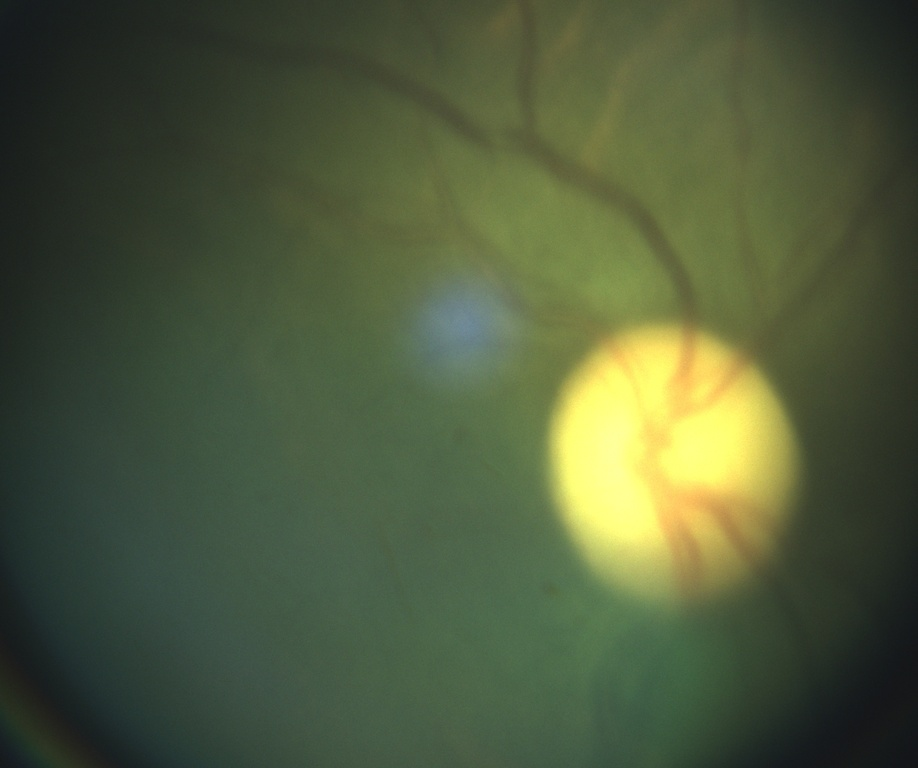
#> input picture TestImages/001.jpg, 918 x 768 px, shrunk from 2448 x 2048 before the run, found by its file name; the run also reads 1 picture not shown here
$ python FirstAttemptRealignment.py
#> lines starting #> are read from the running program, lines starting #| are printed output that depends on the picture
import os
import cv2
import numpy as np
#import dcclab

currentPath = os.path.dirname(__file__)
imageFolder = os.path.join(currentPath, 'TestImages')


# This Attempt follows ExampleImageRegistration.py
if __name__ == '__main__':
    # First step is to load our reference :
    referencePath = os.path.join(imageFolder, '001.jpg')
    referenceOriginal = cv2.imread(referencePath)
#> referenceOriginal is the input picture: shape (768, 918, 3); mean B, G, R 60.3, 90.3, 78.8
    #cv2.imshow('Reference Original', referenceOriginal)
    #cv2.waitKey()
    #print(referenceOriginal.shape)

    # Load up the other images to use :
    imagePaths = [os.path.join(imageFolder, '003.jpg'), os.path.join(imageFolder, '005.jpg')]
    image1Original = cv2.imread(imagePaths[0])
    #cv2.imshow('First Image', image1Original)
    #cv2.waitKey()
    #print(image1Original.shape)

    # Convert to Grayscale.
    reference = cv2.cvtColor(referenceOriginal, cv2.COLOR_BGR2GRAY)
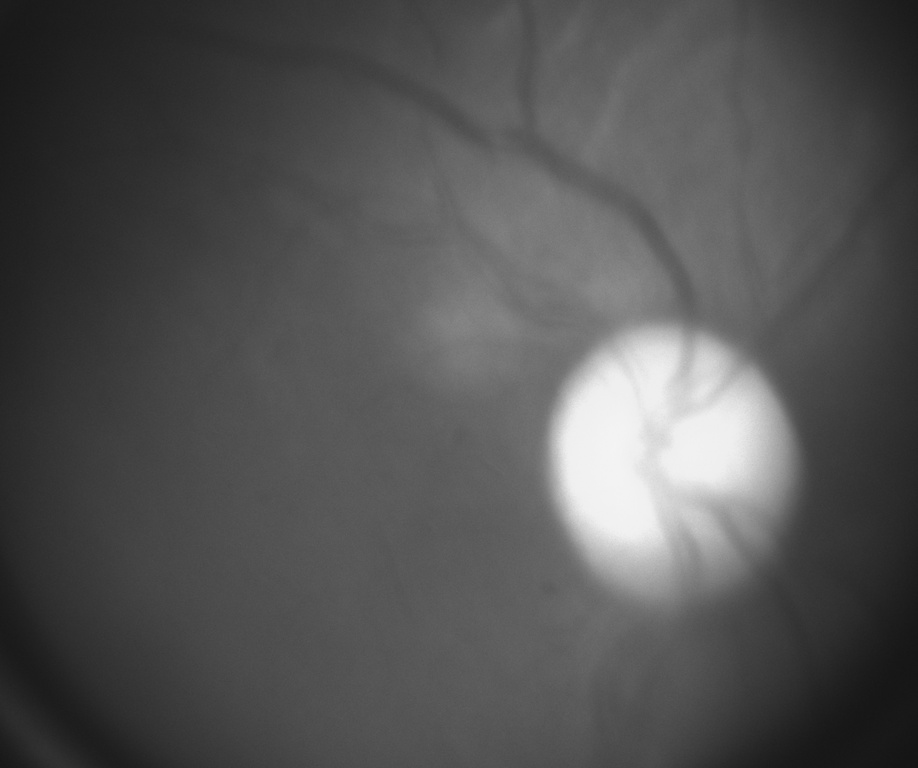
#> reference: shape (768, 918); min 20, max 244, mean 83.4
    image1 = cv2.cvtColor(image1Original, cv2.COLOR_BGR2GRAY)
    # [5 lines of commented-out code are left out]

    ''' By Default, we can't generate enough points with the ORB_create method.
    This means that we don't have enough points to do a Homography.
    We try different things :
    More Points, Thresholding, deblurring.

    ISSUE : Thresholding messes up the channels, which messes up the matching.
    '''
    # [6 lines of commented-out code are left out]

    ''' There are different techniques to do brute force matching. CV2 offers ORB, SIFT Radio Test and SIFT FLANN.
    So far ; ORB doesn't seem to give enough points for a RANSAC homography.
    '''
    # We use ORB to register features in our image :
    orb = cv2.ORB_create()
    keypoints1, descriptors1 = orb.detectAndCompute(reference, None)
#> keypoints1 = (); descriptors1 = None
    keypoints2, descriptors2 = orb.detectAndCompute(image1, None)
#> keypoints2 = (); descriptors2 = None

#> (the run stopped early here; a loop or call above may not have finished)
